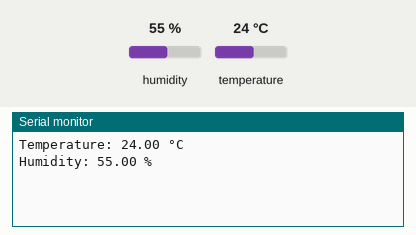
The sketch below on a simulated Arduino Uno R4 WiFi. On the bench: the last lines printed to the serial monitor. The test bench sets the inputs (shaded band); at power-on: humidity 55 %, temperature 24 °C. WiFi joins after 1.5 s; servers stay silent unless stated.

Above: at 3.0 s.
3.1 s: humidity set to 22 %
At 5.1 s:
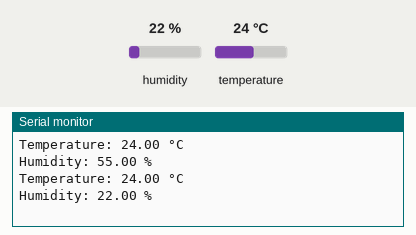
5.8 s: temperature set to 12 °C
At 6.8 s:
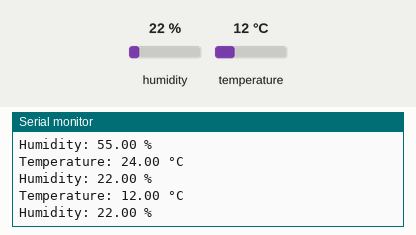
8.5 s: humidity set to 40 %
At 10.4 s:
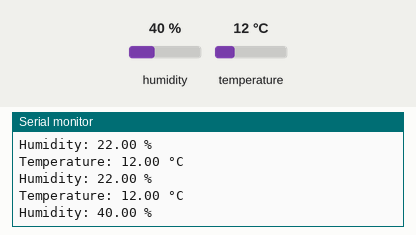
Timing chart, 0 to 11.9 s (numbered marks = the images above; inputs shaded):
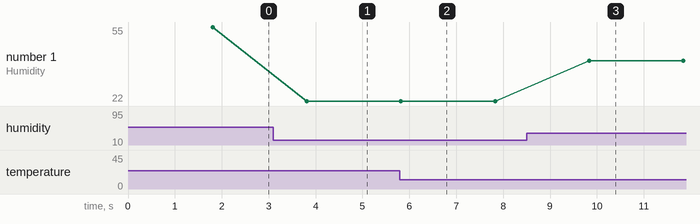

The sketch:

sensor+blynk.ino
```cpp
#define BLYNK_TEMPLATE_ID "TMPL4oNZiSyQF"
#define BLYNK_TEMPLATE_NAME "DHT22"
#define BLYNK_TEMPLATE_TOKEN "Y1jB4WvSoIf92v44YFYMGSOP4SKQDKWc"


#define BLYNK_PRINT Serial
#include "BlynkSimpleWifi.h"
#include "WiFiS3.h"

#include "DHT.h"
#define DHTPIN 2
#define DHTTYPE DHT22
DHT dht(DHTPIN, DHTTYPE);


char auth[] = BLYNK_TEMPLATE_TOKEN;
char ssid[] = "STI Student";  //  Wifi Username
char pass[] = "STI1924stu";  //  Wifi password


void setup() {
  Serial.begin(9600);
  dht.begin();           // DHT sensor
  Blynk.begin(auth, ssid, pass); // Wi-Fi & Blynk Cloud
}

void loop() {
  Blynk.run();

  float temp = dht.readTemperature();
  float hum  = dht.readHumidity();


  if (!isnan(temp)) {
    Blynk.virtualWrite(V1, temp);
    Serial.print("Temperature: "); Serial.print(temp); Serial.println(" °C");
  } else {
    Serial.println("Failed to read temperature!");
  }

  if (!isnan(hum)) {
    Blynk.virtualWrite(V2, hum);
    Serial.print("Humidity: "); Serial.print(hum); Serial.println(" %");
  } else {
    Serial.println("Failed to read humidity!");
  }

  delay(2000);
}
```

Measured:
- after the input at 3.1 s, the serial monitor: prints a new line after 0.71 s (image 1)
- after the input at 5.8 s, the serial monitor: prints a new line at once (image 2)
- after the input at 8.5 s, the serial monitor: prints a new line after 1.3 s (image 3)
- plotted number 1: 55 → 22 after the input at 3.1 s, 22 → 40 after the input at 8.5 s
